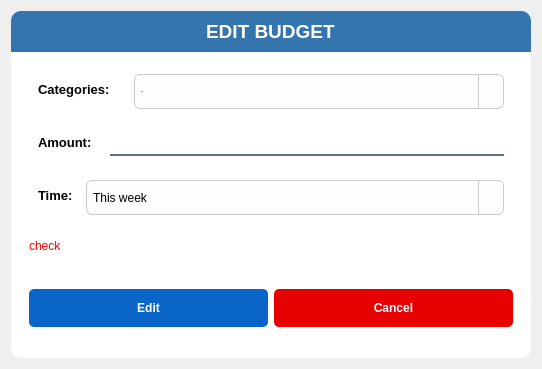
<?xml version="1.0" encoding="UTF-8"?>
<ui version="4.0">
 <class>Dialog</class>
 <widget class="QDialog" name="Dialog">
  <property name="geometry">
   <rect>
    <x>0</x>
    <y>0</y>
    <width>542</width>
    <height>369</height>
   </rect>
  </property>
  <property name="windowTitle">
   <string>Dialog</string>
  </property>
  <layout class="QHBoxLayout" name="horizontalLayout_3">
   <item>
    <widget class="QFrame" name="mainFrame">
     <property name="maximumSize">
      <size>
       <width>520</width>
       <height>360</height>
      </size>
     </property>
     <property name="styleSheet">
      <string notr="true">border-radius:10px;</string>
     </property>
     <property name="frameShape">
      <enum>QFrame::StyledPanel</enum>
     </property>
     <property name="frameShadow">
      <enum>QFrame::Raised</enum>
     </property>
     <layout class="QVBoxLayout" name="verticalLayout_2">
      <property name="spacing">
       <number>0</number>
      </property>
      <property name="leftMargin">
       <number>0</number>
      </property>
      <property name="topMargin">
       <number>0</number>
      </property>
      <property name="rightMargin">
       <number>0</number>
      </property>
      <property name="bottomMargin">
       <number>0</number>
      </property>
      <item>
       <widget class="QFrame" name="frame_2">
        <property name="minimumSize">
         <size>
          <width>520</width>
          <height>0</height>
         </size>
        </property>
        <property name="maximumSize">
         <size>
          <width>497</width>
          <height>41</height>
         </size>
        </property>
        <property name="styleSheet">
         <string notr="true">background-color: rgb(51, 117, 172);
border-bottom-right-radius:0px;
border-bottom-left-radius:0px;</string>
        </property>
        <property name="frameShape">
         <enum>QFrame::StyledPanel</enum>
        </property>
        <property name="frameShadow">
         <enum>QFrame::Raised</enum>
        </property>
        <layout class="QVBoxLayout" name="verticalLayout_3">
         <item alignment="Qt::AlignHCenter">
          <widget class="QLabel" name="label">
           <property name="font">
            <font>
             <pointsize>14</pointsize>
             <weight>75</weight>
             <bold>true</bold>
            </font>
           </property>
           <property name="styleSheet">
            <string notr="true">color: rgb(255, 255, 255);</string>
           </property>
           <property name="text">
            <string>EDIT BUDGET</string>
           </property>
          </widget>
         </item>
        </layout>
       </widget>
      </item>
      <item>
       <widget class="QFrame" name="frame_3">
        <property name="sizePolicy">
         <sizepolicy hsizetype="Preferred" vsizetype="Expanding">
          <horstretch>0</horstretch>
          <verstretch>0</verstretch>
         </sizepolicy>
        </property>
        <property name="minimumSize">
         <size>
          <width>520</width>
          <height>306</height>
         </size>
        </property>
        <property name="maximumSize">
         <size>
          <width>486</width>
          <height>318</height>
         </size>
        </property>
        <property name="styleSheet">
         <string notr="true">background-color: rgb(255, 255, 255);
border-top-right-radius:0px;
border-top-left-radius:0px;</string>
        </property>
        <property name="frameShape">
         <enum>QFrame::StyledPanel</enum>
        </property>
        <property name="frameShadow">
         <enum>QFrame::Raised</enum>
        </property>
        <layout class="QVBoxLayout" name="verticalLayout_4">
         <property name="spacing">
          <number>0</number>
         </property>
         <item>
          <widget class="QFrame" name="frame_4">
           <property name="maximumSize">
            <size>
             <width>16777215</width>
             <height>49</height>
            </size>
           </property>
           <property name="styleSheet">
            <string notr="true">border-bottom-radius:1px solid rgb(166, 166, 166);</string>
           </property>
           <property name="frameShape">
            <enum>QFrame::StyledPanel</enum>
           </property>
           <property name="frameShadow">
            <enum>QFrame::Raised</enum>
           </property>
           <layout class="QHBoxLayout" name="horizontalLayout">
            <property name="topMargin">
             <number>0</number>
            </property>
            <property name="bottomMargin">
             <number>0</number>
            </property>
            <item>
             <widget class="QFrame" name="frame_14">
              <property name="frameShape">
               <enum>QFrame::StyledPanel</enum>
              </property>
              <property name="frameShadow">
               <enum>QFrame::Raised</enum>
              </property>
              <layout class="QHBoxLayout" name="horizontalLayout_5">
               <item alignment="Qt::AlignLeft">
                <widget class="QLabel" name="label_3">
                 <property name="font">
                  <font>
                   <pointsize>10</pointsize>
                   <weight>75</weight>
                   <bold>true</bold>
                  </font>
                 </property>
                 <property name="text">
                  <string>Categories:</string>
                 </property>
                </widget>
               </item>
              </layout>
             </widget>
            </item>
            <item>
             <widget class="QFrame" name="frame_11">
              <property name="sizePolicy">
               <sizepolicy hsizetype="Expanding" vsizetype="Preferred">
                <horstretch>0</horstretch>
                <verstretch>0</verstretch>
               </sizepolicy>
              </property>
              <property name="frameShape">
               <enum>QFrame::StyledPanel</enum>
              </property>
              <property name="frameShadow">
               <enum>QFrame::Raised</enum>
              </property>
              <layout class="QVBoxLayout" name="verticalLayout">
               <property name="bottomMargin">
                <number>11</number>
               </property>
               <item alignment="Qt::AlignVCenter">
                <widget class="QComboBox" name="categories_combobox">
                 <property name="minimumSize">
                  <size>
                   <width>118</width>
                   <height>35</height>
                  </size>
                 </property>
                 <property name="font">
                  <font>
                   <family>Segoe UI</family>
                   <pointsize>-1</pointsize>
                   <weight>50</weight>
                   <italic>false</italic>
                   <bold>false</bold>
                  </font>
                 </property>
                 <property name="styleSheet">
                  <string notr="true">QComboBox {
    background-color: #fdfdfd;
    border: 1px solid #ccc;
    border-radius: 6px;
    padding: 4px 6px;
    font: 13px &quot;Segoe UI&quot;;
    combobox-popup: 0;
}

QComboBox:hover {
    border: 1px solid #a5a5a5;
}

QComboBox:focus {
    border: 1px solid #5ab1ef;
}

QComboBox::drop-down {
    subcontrol-origin: padding;
    subcontrol-position: top right;
    width: 24px;
    border-left: 1px solid #ccc;
    background-color: transparent;
}

QComboBox::down-arrow {
    image: url(:/icon/chevron-down.svg);
    width: 10px;
    height: 10px;
}

QComboBox::down-arrow:disabled {
    image: none;
}
</string>
                 </property>
                 <item>
                  <property name="text">
                   <string>Food</string>
                  </property>
                 </item>
                 <item>
                  <property name="text">
                   <string>Bills and utilities</string>
                  </property>
                 </item>
                 <item>
                  <property name="text">
                   <string>Shopping</string>
                  </property>
                 </item>
                 <item>
                  <property name="text">
                   <string>Family</string>
                  </property>
                 </item>
                 <item>
                  <property name="text">
                   <string>Vehicle</string>
                  </property>
                 </item>
                 <item>
                  <property name="text">
                   <string>Health</string>
                  </property>
                 </item>
                 <item>
                  <property name="text">
                   <string>Education</string>
                  </property>
                 </item>
                 <item>
                  <property name="text">
                   <string>Entertaiment</string>
                  </property>
                 </item>
                 <item>
                  <property name="text">
                   <string>Others</string>
                  </property>
                 </item>
                </widget>
               </item>
              </layout>
             </widget>
            </item>
           </layout>
          </widget>
         </item>
         <item>
          <widget class="QFrame" name="frame_6">
           <property name="minimumSize">
            <size>
             <width>0</width>
             <height>0</height>
            </size>
           </property>
           <property name="maximumSize">
            <size>
             <width>16777215</width>
             <height>49</height>
            </size>
           </property>
           <property name="styleSheet">
            <string notr="true">border-bottom-radius:1px solid rgb(211, 211, 211);</string>
           </property>
           <property name="frameShape">
            <enum>QFrame::StyledPanel</enum>
           </property>
           <property name="frameShadow">
            <enum>QFrame::Raised</enum>
           </property>
           <layout class="QHBoxLayout" name="horizontalLayout_7">
            <property name="spacing">
             <number>0</number>
            </property>
            <property name="topMargin">
             <number>0</number>
            </property>
            <property name="bottomMargin">
             <number>0</number>
            </property>
            <item alignment="Qt::AlignLeft">
             <widget class="QFrame" name="frame_12">
              <property name="minimumSize">
               <size>
                <width>0</width>
                <height>0</height>
               </size>
              </property>
              <property name="frameShape">
               <enum>QFrame::StyledPanel</enum>
              </property>
              <property name="frameShadow">
               <enum>QFrame::Raised</enum>
              </property>
              <layout class="QHBoxLayout" name="horizontalLayout_8">
               <item>
                <widget class="QLabel" name="label_4">
                 <property name="font">
                  <font>
                   <pointsize>10</pointsize>
                   <weight>75</weight>
                   <bold>true</bold>
                  </font>
                 </property>
                 <property name="text">
                  <string>Amount:</string>
                 </property>
                </widget>
               </item>
              </layout>
             </widget>
            </item>
            <item>
             <widget class="QFrame" name="frame_13">
              <property name="frameShape">
               <enum>QFrame::StyledPanel</enum>
              </property>
              <property name="frameShadow">
               <enum>QFrame::Raised</enum>
              </property>
              <layout class="QHBoxLayout" name="horizontalLayout_9">
               <item>
                <widget class="QLineEdit" name="amount_line_edit">
                 <property name="minimumSize">
                  <size>
                   <width>355</width>
                   <height>24</height>
                  </size>
                 </property>
                 <property name="font">
                  <font>
                   <pointsize>10</pointsize>
                  </font>
                 </property>
                 <property name="styleSheet">
                  <string notr="true">background-color: rgba(0, 0, 0, 0);
border: 2px solid rgba(0, 0, 0, 0);
border-bottom-color: rgba(46, 82, 101, 200);
color: rgb(0, 0, 0);
padding-bottom: 7px;
border-radius: 0px;
</string>
                 </property>
                 <property name="text">
                  <string/>
                 </property>
                </widget>
               </item>
              </layout>
             </widget>
            </item>
           </layout>
          </widget>
         </item>
         <item>
          <widget class="QFrame" name="frame_7">
           <property name="maximumSize">
            <size>
             <width>16777215</width>
             <height>49</height>
            </size>
           </property>
           <property name="styleSheet">
            <string notr="true">border-bottom-radius:1px solid rgb(211, 211, 211);</string>
           </property>
           <property name="frameShape">
            <enum>QFrame::StyledPanel</enum>
           </property>
           <property name="frameShadow">
            <enum>QFrame::Raised</enum>
           </property>
           <layout class="QHBoxLayout" name="horizontalLayout_4">
            <property name="spacing">
             <number>0</number>
            </property>
            <property name="topMargin">
             <number>0</number>
            </property>
            <property name="bottomMargin">
             <number>0</number>
            </property>
            <item>
             <widget class="QFrame" name="frame_16">
              <property name="frameShape">
               <enum>QFrame::StyledPanel</enum>
              </property>
              <property name="frameShadow">
               <enum>QFrame::Raised</enum>
              </property>
              <layout class="QHBoxLayout" name="horizontalLayout_12">
               <property name="rightMargin">
                <number>4</number>
               </property>
               <item alignment="Qt::AlignLeft">
                <widget class="QLabel" name="label_5">
                 <property name="font">
                  <font>
                   <pointsize>10</pointsize>
                   <weight>75</weight>
                   <bold>true</bold>
                  </font>
                 </property>
                 <property name="text">
                  <string>Time:</string>
                 </property>
                </widget>
               </item>
              </layout>
             </widget>
            </item>
            <item>
             <widget class="QFrame" name="frame_15">
              <property name="sizePolicy">
               <sizepolicy hsizetype="Expanding" vsizetype="Preferred">
                <horstretch>0</horstretch>
                <verstretch>0</verstretch>
               </sizepolicy>
              </property>
              <property name="frameShape">
               <enum>QFrame::StyledPanel</enum>
              </property>
              <property name="frameShadow">
               <enum>QFrame::Raised</enum>
              </property>
              <layout class="QHBoxLayout" name="horizontalLayout_11">
               <property name="bottomMargin">
                <number>11</number>
               </property>
               <item>
                <widget class="QComboBox" name="TimecomboBox">
                 <property name="minimumSize">
                  <size>
                   <width>0</width>
                   <height>35</height>
                  </size>
                 </property>
                 <property name="styleSheet">
                  <string notr="true">QComboBox {
    background-color: #fdfdfd;
    border: 1px solid #ccc;
    border-radius: 6px;
    padding: 4px 6px;
    font: 13px &quot;Segoe UI&quot;;
    combobox-popup: 0;
}

QComboBox:hover {
    border: 1px solid #a5a5a5;
}

QComboBox:focus {
    border: 1px solid #5ab1ef;
}

QComboBox::drop-down {
    subcontrol-origin: padding;
    subcontrol-position: top right;
    width: 24px;
    border-left: 1px solid #ccc;
    background-color: transparent;
}

QComboBox::down-arrow {
    image: url(:/icon/chevron-down.svg);
    width: 10px;
    height: 10px;
}

QComboBox::down-arrow:disabled {
    image: none;
}
</string>
                 </property>
                 <item>
                  <property name="text">
                   <string>This week</string>
                  </property>
                 </item>
                 <item>
                  <property name="text">
                   <string>This month</string>
                  </property>
                 </item>
                 <item>
                  <property name="text">
                   <string>This Year</string>
                  </property>
                 </item>
                </widget>
               </item>
              </layout>
             </widget>
            </item>
           </layout>
          </widget>
         </item>
         <item>
          <widget class="QFrame" name="frame_check">
           <property name="maximumSize">
            <size>
             <width>16777215</width>
             <height>44</height>
            </size>
           </property>
           <property name="frameShape">
            <enum>QFrame::StyledPanel</enum>
           </property>
           <property name="frameShadow">
            <enum>QFrame::Raised</enum>
           </property>
           <layout class="QHBoxLayout" name="horizontalLayout_2">
            <item>
             <widget class="QLabel" name="text_error">
              <property name="styleSheet">
               <string notr="true">color: rgb(255, 0, 0);</string>
              </property>
              <property name="text">
               <string>check</string>
              </property>
             </widget>
            </item>
           </layout>
          </widget>
         </item>
         <item>
          <widget class="QFrame" name="frame_19">
           <property name="maximumSize">
            <size>
             <width>16777215</width>
             <height>72</height>
            </size>
           </property>
           <property name="frameShape">
            <enum>QFrame::StyledPanel</enum>
           </property>
           <property name="frameShadow">
            <enum>QFrame::Raised</enum>
           </property>
           <layout class="QHBoxLayout" name="horizontalLayout_17">
            <item>
             <widget class="QFrame" name="frame_20">
              <property name="styleSheet">
               <string notr="true"/>
              </property>
              <property name="frameShape">
               <enum>QFrame::StyledPanel</enum>
              </property>
              <property name="frameShadow">
               <enum>QFrame::Raised</enum>
              </property>
              <layout class="QHBoxLayout" name="horizontalLayout_19">
               <property name="leftMargin">
                <number>0</number>
               </property>
               <property name="topMargin">
                <number>0</number>
               </property>
               <property name="rightMargin">
                <number>0</number>
               </property>
               <property name="bottomMargin">
                <number>0</number>
               </property>
               <item>
                <widget class="QPushButton" name="edit_btn">
                 <property name="minimumSize">
                  <size>
                   <width>0</width>
                   <height>38</height>
                  </size>
                 </property>
                 <property name="font">
                  <font>
                   <weight>75</weight>
                   <bold>true</bold>
                  </font>
                 </property>
                 <property name="cursor">
                  <cursorShape>PointingHandCursor</cursorShape>
                 </property>
                 <property name="styleSheet">
                  <string notr="true">#edit_btn{
	background-color: rgb(9, 101, 200);
	color: rgba(255, 255, 255, 255);
	border-radius: 5px;
}
#edit_btn:pressed {
	padding-left: 5px;
	padding-top: 5px;
	background-color: rgba(255, 107, 107, 255);
}

#edit_btn:hover {
background-color: rgb(7, 64, 157);
}</string>
                 </property>
                 <property name="text">
                  <string>Edit</string>
                 </property>
                </widget>
               </item>
              </layout>
             </widget>
            </item>
            <item>
             <widget class="QFrame" name="frame_21">
              <property name="frameShape">
               <enum>QFrame::StyledPanel</enum>
              </property>
              <property name="frameShadow">
               <enum>QFrame::Raised</enum>
              </property>
              <layout class="QHBoxLayout" name="horizontalLayout_18">
               <property name="leftMargin">
                <number>0</number>
               </property>
               <property name="topMargin">
                <number>0</number>
               </property>
               <property name="rightMargin">
                <number>0</number>
               </property>
               <property name="bottomMargin">
                <number>0</number>
               </property>
               <item>
                <widget class="QPushButton" name="cancel_btn">
                 <property name="minimumSize">
                  <size>
                   <width>0</width>
                   <height>38</height>
                  </size>
                 </property>
                 <property name="font">
                  <font>
                   <weight>75</weight>
                   <bold>true</bold>
                  </font>
                 </property>
                 <property name="cursor">
                  <cursorShape>PointingHandCursor</cursorShape>
                 </property>
                 <property name="styleSheet">
                  <string notr="true">#cancel_btn{
	background-color: rgb(230, 0, 0);
	color: rgba(255, 255, 255, 255);
	border-radius: 5px;
}
#cancel_btn:pressed {
	padding-left: 5px;
	padding-top: 5px;
	background-color: rgba(255, 107, 107, 255);
}

#cancel_btn:hover {
	
	background-color: rgb(140, 0, 0);
}</string>
                 </property>
                 <property name="text">
                  <string>Cancel</string>
                 </property>
                </widget>
               </item>
              </layout>
             </widget>
            </item>
           </layout>
          </widget>
         </item>
        </layout>
       </widget>
      </item>
     </layout>
    </widget>
   </item>
  </layout>
 </widget>
 <resources/>
 <connections/>
</ui>
